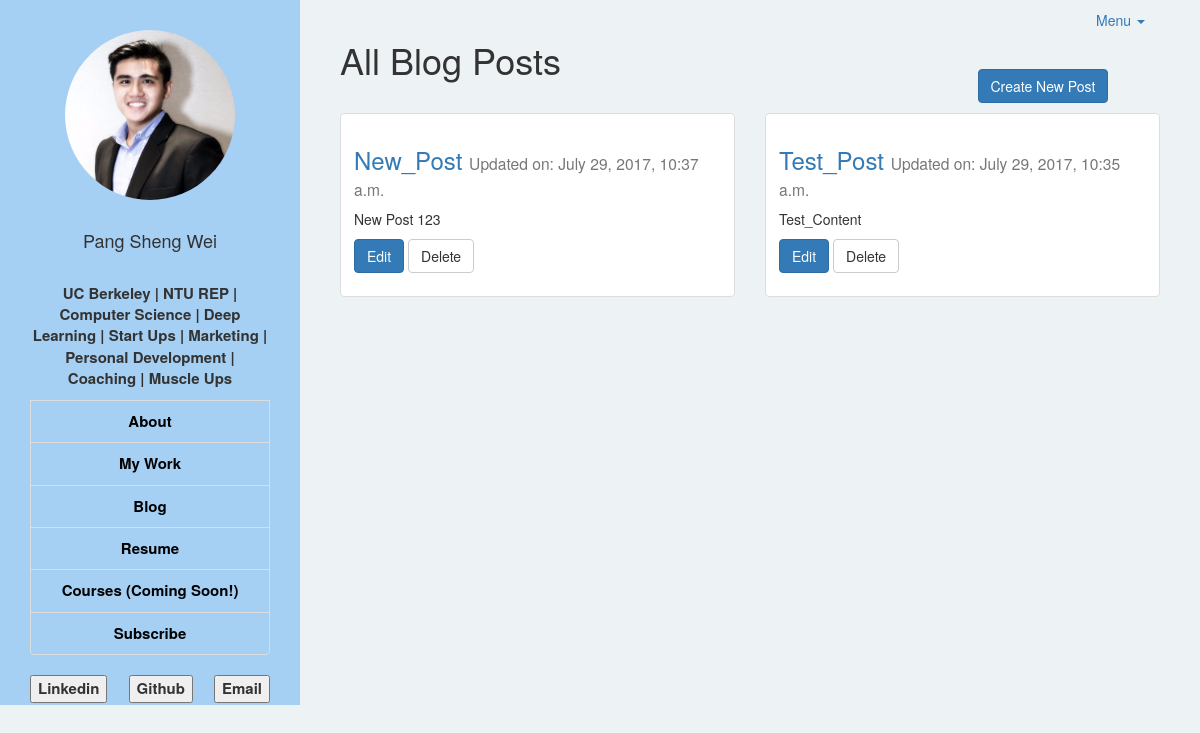
The app's page /posts/, older data.
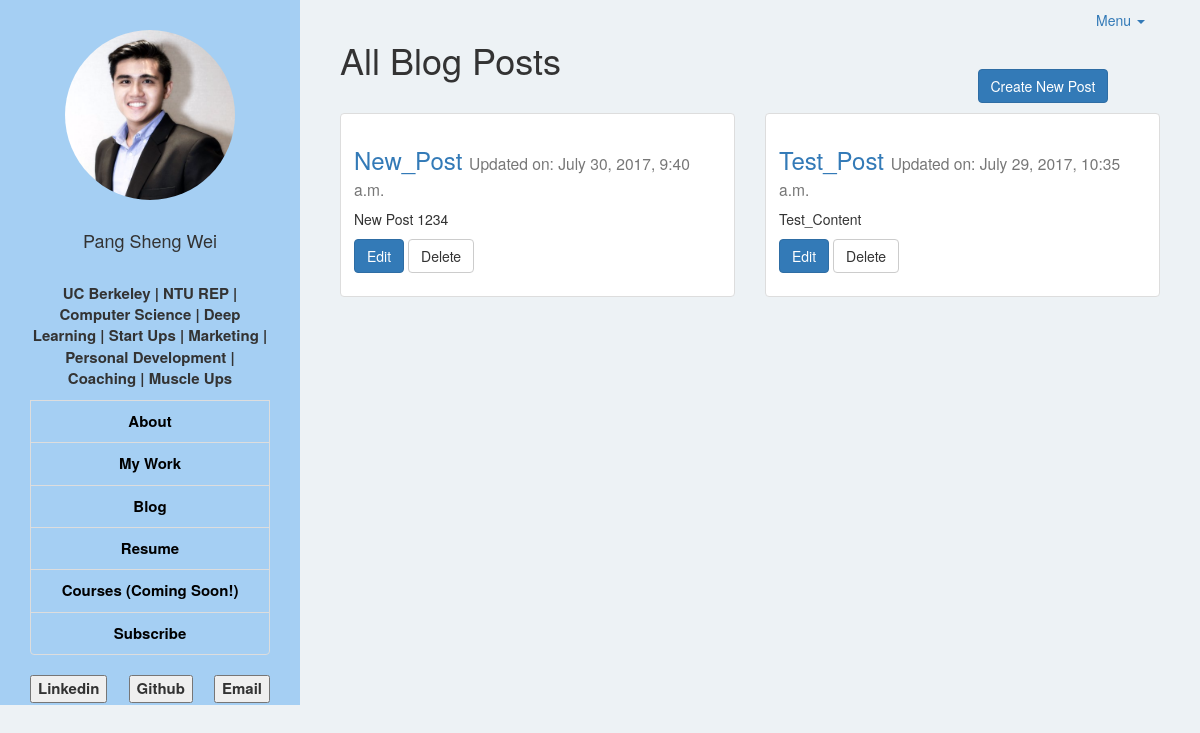
The same page, newer data.
### pswapp/models.py (models this page shows, shortened)
class Post(models.Model):
    title = models.CharField(max_length=120)
    content = models.TextField()
    image = models.ImageField(null=True, blank=True, height_field='height_field', width_field='width_field')
    height_field = models.IntegerField(default=0)
    width_field = models.IntegerField(default=0)
    updated = models.DateTimeField(auto_now=True, auto_now_add=False)
    timestamp = models.DateTimeField(auto_now=False, auto_now_add=True)

### pswapp/views.py (the view)
# urls.py: url(r'posts/$', views.posts_home, name='posts_home'),
def posts_home(request):
    queryset = Post.objects.all().order_by("-timestamp")
    context = {
        "object_list": queryset,
        "title": "List"
    }
    return render(request, 'blog.html', context)

### pswapp/templates/blog.html (shortened to what this page needs)
{% extends 'base.html' %}
{% load static %}
{% block page %}
<br>
<div class="row">
  <div class="col-sm-9 col-md-9">
    <h1 >All Blog Posts
    </h1>
  </div>
  <div class="col-sm-3 col-md-3">
    <h1><a href="{% url 'post_create' %}" class="btn btn-primary">Create New Post</a></h1>
  </div>
</div>
{% for post in object_list %}
{% if post.id|divisibleby:2 %}
<div class="row">
  <div class="col-sm-6 col-md-6 col-lg-6">
    <div class="thumbnail">
      <div class="caption">
        <h3>
          <a href="{% url 'post_detail' id=post.id %}">{{ post.title }}</a>
          <small>Updated on: {{ post.updated }}</small>
        </h3>
        <p>{{ post.content | linebreaks | truncatechars:60 }}</p>
        <p>
          <a href="{% url 'post_update' id=post.id %}" class="btn btn-primary" role="button">Edit</a>
          <a href="{% url 'post_delete' id=post.id %}" class="btn btn-default" role="button">Delete</a>
        </p>
      </div>
  </div>
</div>
{% else %}
<div class="col-sm-6 col-md-6 col-lg-6">
  <div class="thumbnail">
    <div class="caption">
      <h3>
        <a href="{% url 'post_detail' id=post.id %}">{{ post.title }}</a>
        <small>Updated on: {{ post.updated }}</small>
      </h3>
      <p>{{ post.content | linebreaks | truncatechars:60 }}</p>
      <p>
        <a href="{% url 'post_update' id=post.id %}" class="btn btn-primary" role="button">Edit</a>
        <a href="{% url 'post_delete' id=post.id %}" class="btn btn-default" role="button">Delete</a>
      </p>
    </div>
  </div>
 </div>
</div>
{% endif %}
{% endfor %}
{% endblock %}

Row changes from the older to the newer data that the page shows:
changed Post "New_Post": updated "July 29, 2017, 10:37 a.m." → "July 30, 2017, 9:40 a.m."; content "New Post 123" → "New Post 1234"
